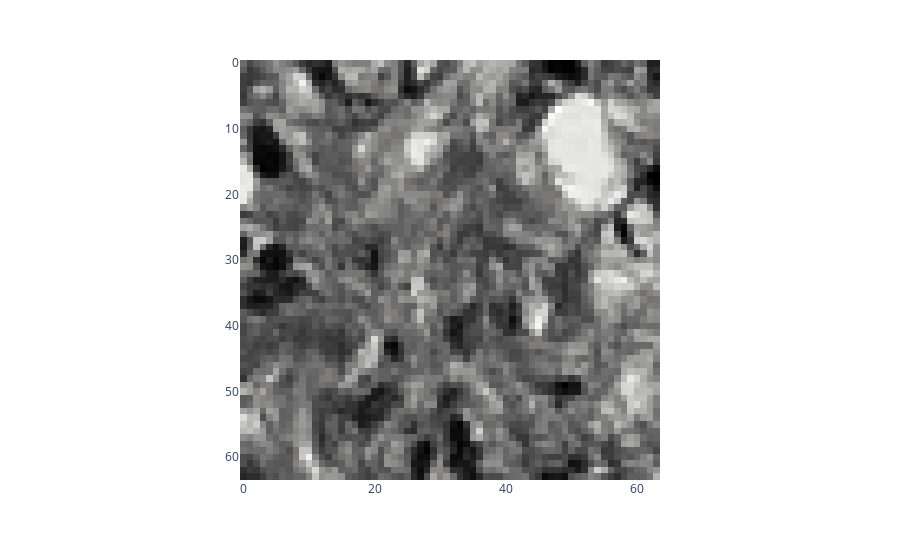

This figure's notebook cell:
### Code cell
fig = px.imshow(img1, color_continuous_scale='gray')
fig.update_layout(coloraxis_showscale=False)
fig.update_layout()

### Figure 1 — Plotly figure (JSON) as saved in the notebook; plotly's stock layout.template omitted (floating-point values rounded to 4 significant figures; data arrays with more than 128 entries replaced by an {"elided": "..."} marker saying what was removed)
{"data": [{"coloraxis": "coloraxis", "hovertemplate": "x: %{x}<br>y: %{y}<br>color: %{z}<extra></extra>", "type": "heatmap", "z": {"elided": "64x64 int values"}}], "layout": {"coloraxis": {"colorscale": [[0, "rgb(0, 0, 0)"], [0.09091, "rgb(16, 16, 16)"], [0.1818, "rgb(38, 38, 38)"], [0.2727, "rgb(59, 59, 59)"], [0.3636, "rgb(81, 80, 80)"], [0.4545, "rgb(102, 101, 101)"], [0.5455, "rgb(124, 123, 122)"], [0.6364, "rgb(146, 146, 145)"], [0.7273, "rgb(171, 171, 170)"], [0.8182, "rgb(197, 197, 195)"], [0.9091, "rgb(224, 224, 223)"], [1, "rgb(254, 254, 253)"]], "showscale": false}, "margin": {"t": 60}, "xaxis": {"constrain": "domain", "scaleanchor": "y"}, "yaxis": {"autorange": "reversed", "constrain": "domain"}}}
